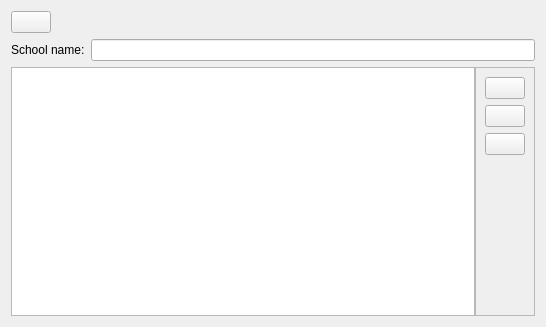
<?xml version="1.0" encoding="UTF-8"?>
<ui version="4.0">
 <class>userManagerWidget</class>
 <widget class="QWidget" name="userManagerWidget">
  <property name="geometry">
   <rect>
    <x>0</x>
    <y>0</y>
    <width>546</width>
    <height>327</height>
   </rect>
  </property>
  <property name="windowTitle">
   <string>User manager</string>
  </property>
  <layout class="QGridLayout" name="gridLayout">
   <item row="2" column="0">
    <widget class="QFrame" name="schoolNameFrame">
     <property name="sizePolicy">
      <sizepolicy hsizetype="Preferred" vsizetype="Preferred">
       <horstretch>0</horstretch>
       <verstretch>0</verstretch>
      </sizepolicy>
     </property>
     <property name="frameShape">
      <enum>QFrame::NoFrame</enum>
     </property>
     <property name="frameShadow">
      <enum>QFrame::Plain</enum>
     </property>
     <layout class="QHBoxLayout" name="horizontalLayout_3">
      <property name="leftMargin">
       <number>0</number>
      </property>
      <property name="topMargin">
       <number>0</number>
      </property>
      <property name="rightMargin">
       <number>0</number>
      </property>
      <property name="bottomMargin">
       <number>0</number>
      </property>
      <item>
       <widget class="QLabel" name="schoolNameLabel">
        <property name="text">
         <string>School name:</string>
        </property>
       </widget>
      </item>
      <item>
       <widget class="QLineEdit" name="schoolNameEdit"/>
      </item>
     </layout>
    </widget>
   </item>
   <item row="1" column="0">
    <widget class="QPushButton" name="backButton">
     <property name="sizePolicy">
      <sizepolicy hsizetype="Fixed" vsizetype="Fixed">
       <horstretch>0</horstretch>
       <verstretch>0</verstretch>
      </sizepolicy>
     </property>
     <property name="toolTip">
      <string>Go back</string>
     </property>
     <property name="text">
      <string notr="true"/>
     </property>
     <property name="icon">
      <iconset resource="../../res.qrc">
       <normaloff>:/res/images/previous.png</normaloff>:/res/images/previous.png</iconset>
     </property>
     <property name="iconSize">
      <size>
       <width>26</width>
       <height>26</height>
      </size>
     </property>
    </widget>
   </item>
   <item row="3" column="0">
    <widget class="QFrame" name="mainFrame">
     <property name="frameShape">
      <enum>QFrame::NoFrame</enum>
     </property>
     <property name="frameShadow">
      <enum>QFrame::Plain</enum>
     </property>
     <layout class="QHBoxLayout" name="horizontalLayout">
      <property name="spacing">
       <number>0</number>
      </property>
      <property name="leftMargin">
       <number>0</number>
      </property>
      <property name="topMargin">
       <number>0</number>
      </property>
      <property name="rightMargin">
       <number>0</number>
      </property>
      <property name="bottomMargin">
       <number>0</number>
      </property>
      <item>
       <widget class="QListWidget" name="userList"/>
      </item>
      <item>
       <widget class="QFrame" name="controlFrame">
        <property name="sizePolicy">
         <sizepolicy hsizetype="Fixed" vsizetype="Preferred">
          <horstretch>0</horstretch>
          <verstretch>0</verstretch>
         </sizepolicy>
        </property>
        <property name="frameShape">
         <enum>QFrame::StyledPanel</enum>
        </property>
        <property name="frameShadow">
         <enum>QFrame::Raised</enum>
        </property>
        <layout class="QVBoxLayout" name="verticalLayout">
         <item alignment="Qt::AlignTop">
          <widget class="QFrame" name="controlBtnFrame">
           <property name="frameShape">
            <enum>QFrame::NoFrame</enum>
           </property>
           <property name="frameShadow">
            <enum>QFrame::Plain</enum>
           </property>
           <layout class="QVBoxLayout" name="verticalLayout_2">
            <property name="leftMargin">
             <number>0</number>
            </property>
            <property name="topMargin">
             <number>0</number>
            </property>
            <property name="rightMargin">
             <number>0</number>
            </property>
            <property name="bottomMargin">
             <number>0</number>
            </property>
            <item>
             <widget class="QPushButton" name="addButton">
              <property name="toolTip">
               <string>Add user</string>
              </property>
              <property name="text">
               <string notr="true"/>
              </property>
              <property name="icon">
               <iconset resource="../../res.qrc">
                <normaloff>:/res/images/plus.png</normaloff>:/res/images/plus.png</iconset>
              </property>
              <property name="iconSize">
               <size>
                <width>26</width>
                <height>26</height>
               </size>
              </property>
             </widget>
            </item>
            <item>
             <widget class="QPushButton" name="removeButton">
              <property name="toolTip">
               <string>Remove user</string>
              </property>
              <property name="text">
               <string notr="true"/>
              </property>
              <property name="icon">
               <iconset resource="../../res.qrc">
                <normaloff>:/res/images/remove.png</normaloff>:/res/images/remove.png</iconset>
              </property>
              <property name="iconSize">
               <size>
                <width>26</width>
                <height>26</height>
               </size>
              </property>
             </widget>
            </item>
            <item>
             <widget class="QPushButton" name="editButton">
              <property name="toolTip">
               <string>Edit user</string>
              </property>
              <property name="text">
               <string notr="true"/>
              </property>
              <property name="icon">
               <iconset resource="../../res.qrc">
                <normaloff>:/res/images/edit.png</normaloff>:/res/images/edit.png</iconset>
              </property>
              <property name="iconSize">
               <size>
                <width>26</width>
                <height>26</height>
               </size>
              </property>
             </widget>
            </item>
           </layout>
          </widget>
         </item>
        </layout>
       </widget>
      </item>
     </layout>
    </widget>
   </item>
  </layout>
 </widget>
 <resources>
  <include location="../../res.qrc"/>
 </resources>
 <connections/>
</ui>
